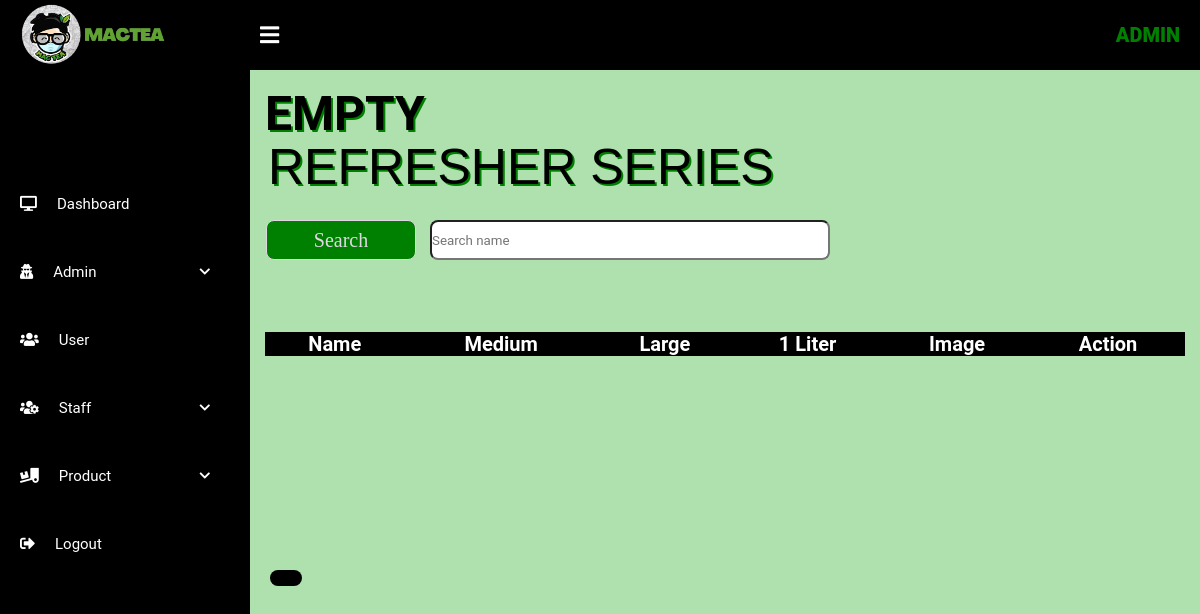
The app's page /admin/RefresherSeries_List.php (signed in), older data.
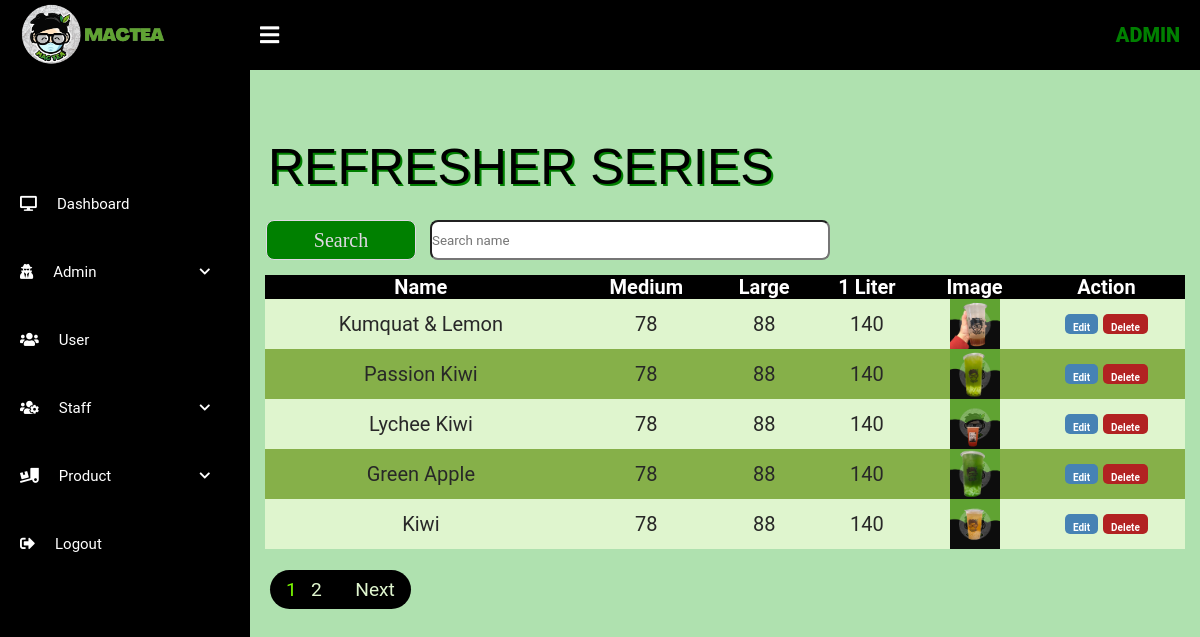
The same page, newer data.
### tables this page shows
CREATE TABLE `product` (
  `id` int(250) NOT NULL,
  `name` varchar(100) NOT NULL,
  `price` int(255) NOT NULL,
  `16oz` int(255) NOT NULL,
  `22oz` int(255) NOT NULL,
  `medium` int(255) NOT NULL,
  `large` int(255) NOT NULL,
  `oneliter` int(255) NOT NULL,
  `category` varchar(255) NOT NULL,
  `image_dir` varchar(255) NOT NULL
);

### admin/RefresherSeries_List.php (the view, shortened to what this page needs)
<?php
include('../includes/functions.php');
?>
<html lang="en">
<head>
<head>
    <link rel="stylesheet" href="../css/logindesign1.css?v=<?php echo time();?>"/>
</head>
    <link rel="stylesheet" href="styledesign.css?v=<?php echo time();?>"/>
		<link rel="stylesheet" href="https://cdnjs.cloudflare.com/ajax/libs/font-awesome/5.12.0-2/css/all.min.css">
</head>
<body>
<div class="wrapper">
		<div class="header">
				<div class="header-menu">
					<div class="title">  <img src="../images/mactea-home.png" alt="..." height="70"></div>
					<div class="title"> Admin </div>
					<div class="sidebar-btn">
						<i class="fas fa-bars"></i>
					</div>
				</div>
			</div>
			<?php include 'sidebar.php' ?>
<div class="main-container">
 <form action="SearchRefresherSeries.php" name="form1" method="post" style=" background-color: #4CAF50; position:absolute; top:  -20px; left :220px;" >
	<div  class="container" style="padding:30px 10px 50px 210px;  position:absolute; top:  210px; left :-45%;">
    <input type="text" class="form-control" id="submit" placeholder="Search name" name="submit" style="align: center;  border-radius: 8px; width:400px;height: 40px;" autocomplete="off" > </div>
    <div class="main-button" style="padding:30px 50px 90px 46px;  position:absolute; top:  210px; left :43%;">
	<div class="container" style="position:relative;">
		<button type="submit" name="search" class="btn btn-success"  style=" font-family: 'Copperplate'; font-size: 20px;color: #E0D9E4; border: 1px solid;border-radius: 8px; background-color: #008000; position: left: 50px;  width:150px;height: 40px;" >
				Search</button> </div>
			</div>
	</form>
		<?php
 include "PaginationRefresherSeries.php";
 ?>
		<link rel="stylesheet"  href="desi.css?v=<?php echo time();?>"/>
 <span class="title"> REFRESHER SERIES</span>
	<table class="table4">
		<tr>
		<th>Name</th>
		<th>Medium</th>
		<th>Large</th>
		<th>1 Liter</th>
		<th>Image</th>
		<th>Action</th>
		</tr>
<?php
	$res=mysqli_query($db,"SELECT * FROM product WHERE category = '6'");
	if(mysqli_num_rows($res) > 0){
	while($crow=mysqli_fetch_array($nquery))
	{
	?>
	<tr>
					<td><?php echo $crow["name"]; ?></td>
                    <td><?php echo $crow["medium"]; ?></td>
                    <td><?php echo $crow["large"]; ?></td>
					<td><?php echo $crow["oneliter"]; ?></td>
                    <td><img src="../product/<?php echo $crow["image_dir"]; ?>" width="50px" height="50px"></td>
					<td> <a href="editRefresherSeries.php?id=<?php echo $crow["id"]; ?>"><button  class="delete" style="background-color: #4682B4;">Edit</button></a>
					<a href="DeleteRefresherSeries.php?id=<?php echo $crow["id"]; ?>"><button  class="delete" style="background-color: #B22222;">Delete</button></a> </td>
                </tr>
	 <?php
	}  }   else {
			echo "<p style='text-shadow: 2px 2px #008000;'> <font color=black font size='50' font face='courier' size='6pt'><b>EMPTY</b></font> </p>";
	  }
        ?>
	</table>
  <div  style="padding:10px 10px 10px 10px;  position:absolute; top:  560px; left :260px;">
     <div class="pagination" style= "color: #7CFC00; background-color: #000000; border-radius: 25px;padding: 8px 16px; text-decoration: none;"
	 id="pagination_controls"><?php echo $paginationCtrls; ?> </div>
    </div>
	</div>
   </div>
</body>
</html>

### admin/PaginationRefresherSeries.php (shortened to what this page needs)
<?php
 include('db_conn.php');
    $query=mysqli_query($conn,"select count(ID) from `product` WHERE category = '6'");
    $row = mysqli_fetch_row($query);
    $rows = $row[0];
    $page_rows = 5;
    $last = ceil($rows/$page_rows);
    if($last < 1){
        $last = 1;
    }
    $pagenum = 1;
    $limit = 'LIMIT ' .($pagenum - 1) * $page_rows .',' .$page_rows;
    $nquery=mysqli_query($conn,"select * from `product` WHERE category = '6'  $limit");
    $paginationCtrls = '';
    if($last != 1){
    $paginationCtrls .= ''.$pagenum.' &nbsp; ';
    for($i = $pagenum+1; $i <= $last; $i++){
        $paginationCtrls .= '<a href="'.$_SERVER['PHP_SELF'].'?pn='.$i.'" class="btn btn-default">'.$i.'</a> &nbsp; ';
    }
    if ($pagenum != $last) {
        $next = $pagenum + 1;
        $paginationCtrls .= ' &nbsp; &nbsp; <a href="'.$_SERVER['PHP_SELF'].'?pn='.$next.'" class="btn btn-default">Next</a> ';
    }
    }
?>

Row changes from the older to the newer data that the page shows:
added product: name "Kumquat & Lemon", medium "78", large "88", oneliter "140", image_dir (picture)
added product: name "Passion Kiwi", medium "78", large "88", oneliter "140", image_dir (picture)
added product: name "Lychee Kiwi", medium "78", large "88", oneliter "140", image_dir (picture)
added product: name "Green Apple", medium "78", large "88", oneliter "140", image_dir (picture)
added product: name "Kiwi", medium "78", large "88", oneliter "140", image_dir (picture)
Text that changed along with them:
text no longer shown: "EMPTY"
text now shown: "1 Next"
new list line: "2"
